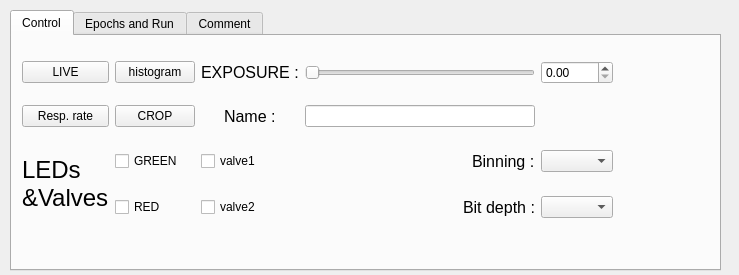
<?xml version="1.0" encoding="UTF-8"?>
<ui version="4.0">
 <class>MainWindow</class>
 <widget class="QMainWindow" name="MainWindow">
  <property name="geometry">
   <rect>
    <x>0</x>
    <y>0</y>
    <width>739</width>
    <height>275</height>
   </rect>
  </property>
  <property name="sizePolicy">
   <sizepolicy hsizetype="Fixed" vsizetype="Fixed">
    <horstretch>0</horstretch>
    <verstretch>0</verstretch>
   </sizepolicy>
  </property>
  <property name="windowTitle">
   <string>Intrinsic Imaging</string>
  </property>
  <widget class="QWidget" name="centralwidget">
   <property name="sizePolicy">
    <sizepolicy hsizetype="Fixed" vsizetype="Fixed">
     <horstretch>0</horstretch>
     <verstretch>0</verstretch>
    </sizepolicy>
   </property>
   <widget class="QTabWidget" name="tabWidget">
    <property name="geometry">
     <rect>
      <x>10</x>
      <y>10</y>
      <width>711</width>
      <height>261</height>
     </rect>
    </property>
    <property name="sizePolicy">
     <sizepolicy hsizetype="Fixed" vsizetype="Fixed">
      <horstretch>0</horstretch>
      <verstretch>0</verstretch>
     </sizepolicy>
    </property>
    <property name="currentIndex">
     <number>0</number>
    </property>
    <widget class="QWidget" name="control">
     <attribute name="title">
      <string>Control</string>
     </attribute>
     <widget class="QWidget" name="layoutWidget">
      <property name="geometry">
       <rect>
        <x>10</x>
        <y>10</y>
        <width>591</width>
        <height>191</height>
       </rect>
      </property>
      <layout class="QGridLayout" name="gridLayout">
       <item row="1" column="0">
        <widget class="QPushButton" name="SnapBtn">
         <property name="text">
          <string>Resp. rate</string>
         </property>
        </widget>
       </item>
       <item row="0" column="4">
        <widget class="QDoubleSpinBox" name="C_expSb"/>
       </item>
       <item row="0" column="3">
        <widget class="QSlider" name="expSlider">
         <property name="maximum">
          <number>99</number>
         </property>
         <property name="orientation">
          <enum>Qt::Horizontal</enum>
         </property>
        </widget>
       </item>
       <item row="0" column="0">
        <widget class="QPushButton" name="LiveBtn">
         <property name="text">
          <string>LIVE</string>
         </property>
        </widget>
       </item>
       <item row="2" column="1">
        <widget class="QCheckBox" name="Green">
         <property name="text">
          <string>GREEN</string>
         </property>
        </widget>
       </item>
       <item row="2" column="0" rowspan="2">
        <widget class="QLabel" name="label">
         <property name="font">
          <font>
           <pointsize>18</pointsize>
          </font>
         </property>
         <property name="text">
          <string>LEDs
&amp;Valves</string>
         </property>
        </widget>
       </item>
       <item row="2" column="4">
        <widget class="QComboBox" name="binBox"/>
       </item>
       <item row="2" column="3" alignment="Qt::AlignRight">
        <widget class="QLabel" name="label_3">
         <property name="font">
          <font>
           <pointsize>12</pointsize>
          </font>
         </property>
         <property name="text">
          <string>Binning :</string>
         </property>
        </widget>
       </item>
       <item row="3" column="2">
        <widget class="QCheckBox" name="Valve2">
         <property name="text">
          <string>valve2</string>
         </property>
        </widget>
       </item>
       <item row="3" column="1">
        <widget class="QCheckBox" name="Red">
         <property name="text">
          <string>RED</string>
         </property>
        </widget>
       </item>
       <item row="3" column="4">
        <widget class="QComboBox" name="bitBox"/>
       </item>
       <item row="2" column="2">
        <widget class="QCheckBox" name="Valve1">
         <property name="text">
          <string>valve1</string>
         </property>
        </widget>
       </item>
       <item row="3" column="3" alignment="Qt::AlignRight">
        <widget class="QLabel" name="label_7">
         <property name="font">
          <font>
           <pointsize>12</pointsize>
          </font>
         </property>
         <property name="text">
          <string>Bit depth :</string>
         </property>
        </widget>
       </item>
       <item row="0" column="2">
        <widget class="QLabel" name="label_2">
         <property name="font">
          <font>
           <pointsize>12</pointsize>
          </font>
         </property>
         <property name="text">
          <string>EXPOSURE :</string>
         </property>
        </widget>
       </item>
       <item row="1" column="2" alignment="Qt::AlignHCenter">
        <widget class="QLabel" name="label_8">
         <property name="font">
          <font>
           <pointsize>12</pointsize>
          </font>
         </property>
         <property name="text">
          <string>Name :</string>
         </property>
        </widget>
       </item>
       <item row="1" column="3">
        <widget class="QLineEdit" name="path"/>
       </item>
       <item row="0" column="1">
        <widget class="QPushButton" name="histoBtn">
         <property name="text">
          <string>histogram</string>
         </property>
        </widget>
       </item>
       <item row="1" column="1">
        <widget class="QPushButton" name="CropBtn">
         <property name="text">
          <string>CROP</string>
         </property>
        </widget>
       </item>
      </layout>
     </widget>
    </widget>
    <widget class="QWidget" name="epoch">
     <attribute name="title">
      <string>Epochs and Run</string>
     </attribute>
     <widget class="QWidget" name="layoutWidget">
      <property name="geometry">
       <rect>
        <x>10</x>
        <y>10</y>
        <width>691</width>
        <height>221</height>
       </rect>
      </property>
      <layout class="QGridLayout" name="gridLayout_2">
       <item row="6" column="4" colspan="2">
        <widget class="QSpinBox" name="odo"/>
       </item>
       <item row="0" column="4" colspan="2">
        <widget class="QPushButton" name="LoadEBtn">
         <property name="text">
          <string>LOAD</string>
         </property>
        </widget>
       </item>
       <item row="4" column="0" colspan="3">
        <widget class="QLabel" name="label_6">
         <property name="font">
          <font>
           <pointsize>12</pointsize>
          </font>
         </property>
         <property name="text">
          <string>LED (0:None, 1:green, 2:red) :</string>
         </property>
        </widget>
       </item>
       <item row="0" column="7" rowspan="7">
        <widget class="QListWidget" name="listE"/>
       </item>
       <item row="0" column="2">
        <widget class="QPushButton" name="RemBtn">
         <property name="text">
          <string>REMOVE</string>
         </property>
        </widget>
       </item>
       <item row="5" column="0" colspan="2">
        <widget class="QLabel" name="label_4">
         <property name="font">
          <font>
           <pointsize>12</pointsize>
          </font>
         </property>
         <property name="text">
          <string>Duration (s) :</string>
         </property>
        </widget>
       </item>
       <item row="2" column="4">
        <widget class="QLabel" name="label_10">
         <property name="font">
          <font>
           <pointsize>12</pointsize>
          </font>
         </property>
         <property name="text">
          <string>Exp. :</string>
         </property>
        </widget>
       </item>
       <item row="2" column="5">
        <widget class="QDoubleSpinBox" name="E_expSb"/>
       </item>
       <item row="0" column="0" colspan="2">
        <widget class="QPushButton" name="AddBtn">
         <property name="text">
          <string>ADD</string>
         </property>
        </widget>
       </item>
       <item row="4" column="4" colspan="2">
        <widget class="QSpinBox" name="led"/>
       </item>
       <item row="1" column="4" colspan="2">
        <widget class="QPushButton" name="SaveEBtn">
         <property name="text">
          <string>SAVE</string>
         </property>
        </widget>
       </item>
       <item row="2" column="0">
        <widget class="QLabel" name="label_11">
         <property name="font">
          <font>
           <pointsize>12</pointsize>
          </font>
         </property>
         <property name="text">
          <string>Name :</string>
         </property>
        </widget>
       </item>
       <item row="2" column="2">
        <widget class="QLineEdit" name="name"/>
       </item>
       <item row="1" column="0">
        <widget class="QLabel" name="label_12">
         <property name="font">
          <font>
           <pointsize>12</pointsize>
          </font>
         </property>
         <property name="text">
          <string>Repeat :</string>
         </property>
        </widget>
       </item>
       <item row="1" column="2">
        <widget class="QSpinBox" name="repeat"/>
       </item>
       <item row="6" column="0" colspan="4">
        <widget class="QLabel" name="label_5">
         <property name="font">
          <font>
           <pointsize>12</pointsize>
          </font>
         </property>
         <property name="text">
          <string>Odor (0, 1 or 2) :</string>
         </property>
        </widget>
       </item>
       <item row="8" column="2" colspan="5">
        <widget class="QPushButton" name="AbortBtn">
         <property name="text">
          <string>ABORT</string>
         </property>
        </widget>
       </item>
       <item row="5" column="4" colspan="2">
        <widget class="QDoubleSpinBox" name="dur"/>
       </item>
       <item row="8" column="7">
        <widget class="QProgressBar" name="progressBar">
         <property name="value">
          <number>24</number>
         </property>
        </widget>
       </item>
       <item row="8" column="0" colspan="2">
        <widget class="QPushButton" name="RunBtn">
         <property name="text">
          <string>RUN</string>
         </property>
        </widget>
       </item>
       <item row="7" column="0">
        <widget class="QLabel" name="label_13">
         <property name="font">
          <font>
           <pointsize>12</pointsize>
          </font>
         </property>
         <property name="text">
          <string>inter-trials Duration (s) :</string>
         </property>
        </widget>
       </item>
       <item row="7" column="2">
        <widget class="QDoubleSpinBox" name="dur_2"/>
       </item>
       <item row="7" column="4">
        <widget class="QLabel" name="label_14">
         <property name="font">
          <font>
           <pointsize>12</pointsize>
          </font>
         </property>
         <property name="text">
          <string>noRec (0/1) :</string>
         </property>
        </widget>
       </item>
       <item row="7" column="5">
        <widget class="QSpinBox" name="rec"/>
       </item>
      </layout>
     </widget>
    </widget>
    <widget class="QWidget" name="tab">
     <attribute name="title">
      <string>Comment</string>
     </attribute>
     <widget class="QWidget" name="layoutWidget">
      <property name="geometry">
       <rect>
        <x>10</x>
        <y>10</y>
        <width>591</width>
        <height>191</height>
       </rect>
      </property>
      <layout class="QGridLayout" name="gridLayout_3">
       <item row="0" column="0">
        <widget class="QLabel" name="label_9">
         <property name="font">
          <font>
           <pointsize>12</pointsize>
          </font>
         </property>
         <property name="text">
          <string>Comment :</string>
         </property>
        </widget>
       </item>
       <item row="0" column="1" colspan="2">
        <widget class="QTextEdit" name="comment"/>
       </item>
      </layout>
     </widget>
    </widget>
   </widget>
  </widget>
 </widget>
 <resources/>
 <connections/>
</ui>
